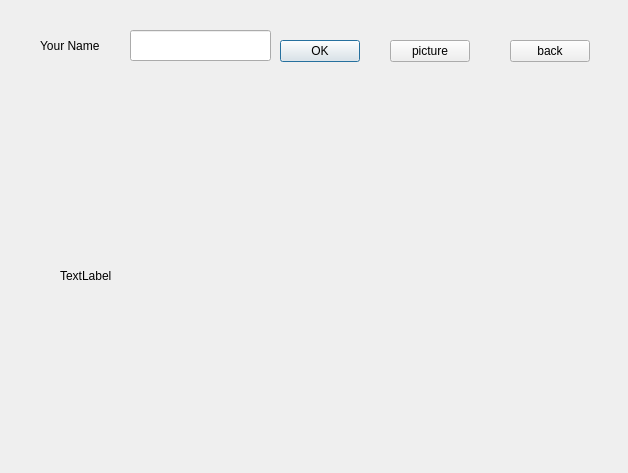
<?xml version="1.0" encoding="UTF-8"?>
<ui version="4.0">
 <class>Sample</class>
 <widget class="QDialog" name="Sample">
  <property name="geometry">
   <rect>
    <x>0</x>
    <y>0</y>
    <width>628</width>
    <height>473</height>
   </rect>
  </property>
  <property name="windowTitle">
   <string>Dialog</string>
  </property>
  <widget class="QLabel" name="label">
   <property name="geometry">
    <rect>
     <x>40</x>
     <y>20</y>
     <width>151</width>
     <height>51</height>
    </rect>
   </property>
   <property name="text">
    <string>Your Name</string>
   </property>
  </widget>
  <widget class="QLineEdit" name="lineEdit">
   <property name="geometry">
    <rect>
     <x>130</x>
     <y>30</y>
     <width>141</width>
     <height>31</height>
    </rect>
   </property>
  </widget>
  <widget class="QPushButton" name="pushButton">
   <property name="geometry">
    <rect>
     <x>280</x>
     <y>40</y>
     <width>80</width>
     <height>22</height>
    </rect>
   </property>
   <property name="text">
    <string>OK</string>
   </property>
  </widget>
  <widget class="QPushButton" name="picture">
   <property name="geometry">
    <rect>
     <x>390</x>
     <y>40</y>
     <width>80</width>
     <height>22</height>
    </rect>
   </property>
   <property name="text">
    <string>picture</string>
   </property>
  </widget>
  <widget class="QPushButton" name="back">
   <property name="geometry">
    <rect>
     <x>510</x>
     <y>40</y>
     <width>80</width>
     <height>22</height>
    </rect>
   </property>
   <property name="text">
    <string>back</string>
   </property>
  </widget>
  <widget class="QLabel" name="label_2">
   <property name="geometry">
    <rect>
     <x>60</x>
     <y>150</y>
     <width>251</width>
     <height>251</height>
    </rect>
   </property>
   <property name="text">
    <string>TextLabel</string>
   </property>
  </widget>
 </widget>
 <resources/>
 <connections/>
</ui>
